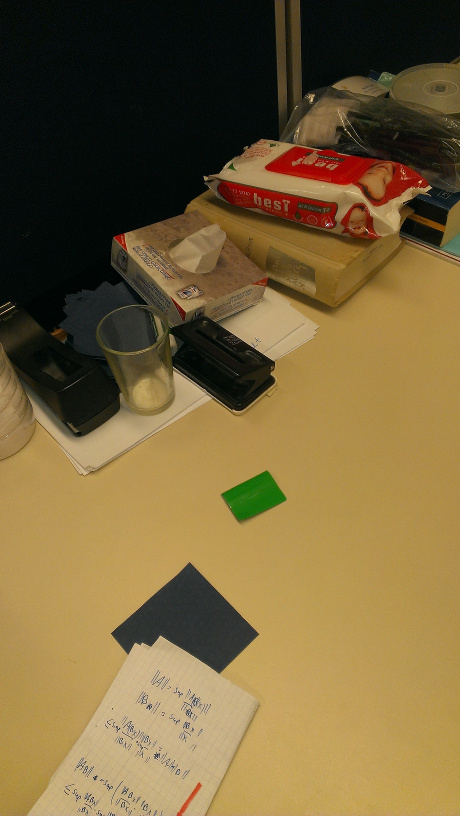
#> input picture cupScanner/green1.jpg, 460 x 816 px
$ python cupScanner.py   (Python 2 division)
#> lines starting #> are read from the running program, lines starting #| are printed output that depends on the picture; after the words box and inside, x2 and y2 are one past the last pixel; in counts of white or black regions, pixels touching at a corner belong together
### cupScanner/SC.py
from numpy import *
from scipy.interpolate import Rbf,InterpolatedUnivariateSpline,interp1d
import math
# Hungurian algorithm implementation
import munkres
from utils import get_points_from_img,get_elements,bookenstain
import time
import heapq
import cv
import sys

seterr(all='ignore')

def logspace(d1, d2, n):
    sp =  [( 10 **(d1 + k * (d2-d1)/(n - 1)))   for k in xrange(0, n -1)]
    sp.append(10 ** d2)
    return sp

def euclid_distance(p1,p2):
    return math.sqrt( ( p2[0] - p1[0] ) ** 2 + ( p2[1] - p1[1] ) ** 2 )


def get_angle(p1,p2):
    """Return angle in radians"""
    return math.atan2((p2[1] - p1[1]),(p2[0] - p1[0]))


class SC(object):

    HUNGURIAN = 1

    def __init__(self,nbins_r=5,nbins_theta=12,r_inner=0.1250,r_outer=2.0):
        self.nbins_r        = nbins_r
        self.nbins_theta    = nbins_theta
        self.r_inner        = r_inner
        self.r_outer        = r_outer
        self.nbins          = nbins_theta*nbins_r


    def _dist2(self, x, c):
        result = zeros((len(x), len(c)))
        for i in xrange(len(x)):
            for j in xrange(len(c)):
                result[i,j] = euclid_distance(x[i],c[j])
        return result


    def _get_angles(self, x):
        result = zeros((len(x), len(x)))
        for i in xrange(len(x)):
            for j in xrange(len(x)):
                result[i,j] = get_angle(x[i],x[j])
        return result


    # [7 lines left out: function get_mean, not called in this run]


    def compute(self,points,r=None):
        t = time.time()
        r_array = self._dist2(points,points)
        mean_dist = r_array.mean()
        r_array_n = r_array / mean_dist

        r_bin_edges = logspace(log10(self.r_inner),log10(self.r_outer),self.nbins_r)

        r_array_q = zeros((len(points),len(points)), dtype=int)
        for m in xrange(self.nbins_r):
           r_array_q +=  (r_array_n < r_bin_edges[m])

        fz = r_array_q > 0

        theta_array = self._get_angles(points)
        # 2Pi shifted
        theta_array_2 = theta_array + 2*math.pi * (theta_array < 0)
        theta_array_q = 1 + floor(theta_array_2 /(2 * math.pi / self.nbins_theta))
        # norming by mass(mean) angle v.0.1 ############################################
        # By Andrey Nikishaev
        #theta_array_delta = theta_array - theta_array.mean()
        #theta_array_delta_2 = theta_array_delta + 2*math.pi * (theta_array_delta < 0)
        #theta_array_q = 1 + floor(theta_array_delta_2 /(2 * math.pi / self.nbins_theta))
        ################################################################################


        BH = zeros((len(points),self.nbins))
        for i in xrange(len(points)):
            sn = zeros((self.nbins_r, self.nbins_theta))
            for j in xrange(len(points)):
                if (fz[i, j]):
                    sn[r_array_q[i, j] - 1, theta_array_q[i, j] - 1] += 1
            BH[i] = sn.reshape(self.nbins)

        print 'PROFILE TOTAL COST: ' + str(time.time()-t)

        return BH


    # [121 lines left out: functions _cost, cost, __hungurian_method, quick_diff, diff, get_contextes and 1 more, not called in this run]


### cupScanner/cupScanner.py
import sys
import time
import numpy as np
import cv2

from SC import SC


def sample_contours_from_binary_img(bw_img, sample_size, low_th=50, high_th=200):

    """
    :param bw_img: (ndarray) Image to get contour sample from
    :param sample_size: (int) Maximal number of samples
    :return: (array) A 2D array of coordinates (x,y) sampled from the contour
    """
    contour_img = cv2.Canny(bw_img, low_th, high_th)
    contours, dont_care = cv2.findContours(contour_img, cv2.RETR_EXTERNAL, cv2.CHAIN_APPROX_NONE)

    contours_samples = []

    for contour in contours:
        contour_samples_count = min(len(contour), sample_size)
        contour_samples_count = sample_size
        contour_samples = np.ndarray((contour_samples_count, 1, 2), contours[0].dtype)

        marker_step = max((float)(len(contour)) / (float)(sample_size), 1)
        contour_marker = 0
        contour_idx = 0
        for sample_idx in xrange(0, contour_samples_count):
            if (contour_idx >= len(contour)):
                #break
                contour_marker = 0
                contour_idx = 0
            contour_samples[sample_idx, :, :] = contour[contour_idx].copy()

            contour_marker += marker_step
            contour_idx = round(contour_marker)

        contours_samples.append(contour_samples)

    '''
    contour_marker = 0
    for contour in contours:
        while 1:
            if (round(contour_marker) >= len(contour)):
                break
            contour_samples.append(contour[round(contour_marker)][0])
            contour_marker += max(marker_step, 1)
        contour_marker -= len(contour)
    '''

    return contours_samples


if __name__ == '__main__':

    src = cv2.imread('green1.jpg')
#> src is the input picture: shape (816, 460, 3); mean B, G, R 59.1, 100.6, 121.1

    print type(src), src.shape, src.size
#| <class 'numpy.ndarray'> (816, 460, 3) 1126080
    blue = src[:, :, 0]
    print type(blue), blue.shape, blue.size
#| <class 'numpy.ndarray'> (816, 460) 375360
    green = src[:, :, 1]
    red = src[:, :, 2]

    cv2.imshow('all', src)
    cv2.waitKey(0)

    start = time.time()

    for rowIdx in xrange(0, src.shape[0]):
        for colIdx in xrange(0, src.shape[1]):
            blue = src.item((rowIdx, colIdx, 0))
            green = src.item((rowIdx, colIdx, 1))
            red = src.item((rowIdx, colIdx, 2))
            if (blue * 2 > green) | (red * 2 > green) | (green < 50):
                src.itemset((rowIdx, colIdx, 1), 0)
            else:
                src.itemset((rowIdx, colIdx, 1), 255)
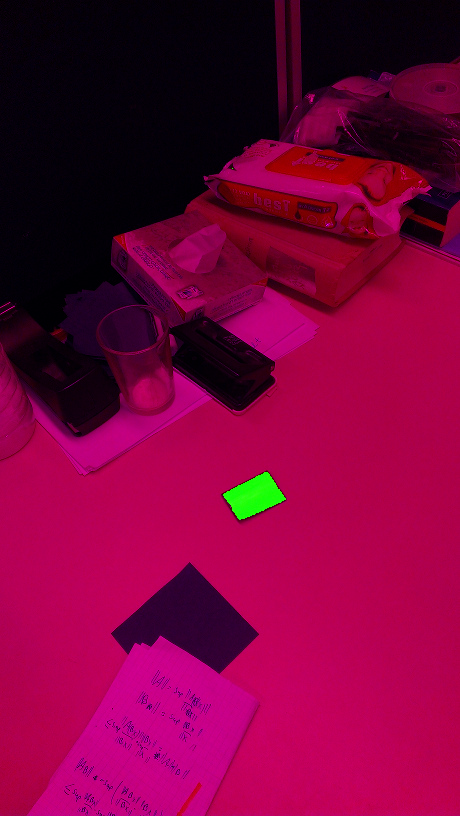
#> src: shape (816, 460, 3); mean B, G, R 59.1, 1.1, 121.1

    src_test = cv2.imread('green_test.jpg')
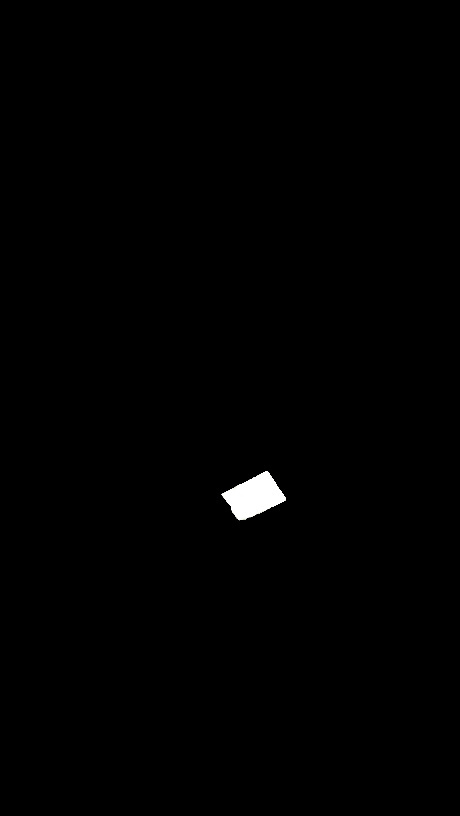
#> input picture cupScanner/green_test.jpg, 460 x 816 px
#> src_test is the input picture: shape (816, 460, 3); mean B, G, R 1.2, 1.2, 1.2

    '''
    pts, hierarchy = cv2.findContours(dst, cv2.RETR_EXTERNAL, cv2.CHAIN_APPROX_NONE)
    pts_test, h_crap = cv2.findContours(dst_test, cv2.RETR_EXTERNAL, cv2.CHAIN_APPROX_NONE)
    pts = pts[0][:, 0, :]
    pts_test = pts_test[0][:, 0, :]

    contour = np.ndarray((100, 2))
    contour_test = np.ndarray((100, 2))

    ratio = min(math.floor(pts.shape[0] / 100), 1)
    for point in xrange(0, pts.shape[0], ratio):
        contour[point] = pts[point]

    ratio = math.min(math.floor(pts_test.shape[0] / 100), 1)
    for point in xrange(0, pts_test.shape[0], ratio):
        contour_test[point] = pts_test[point]
    '''

    input_samples = sample_contours_from_binary_img(src[:, :, 1], 100)
#> in sample_contours_from_binary_img, `contour_img = cv2.Canny(bw_img, low_th, high_th)`:
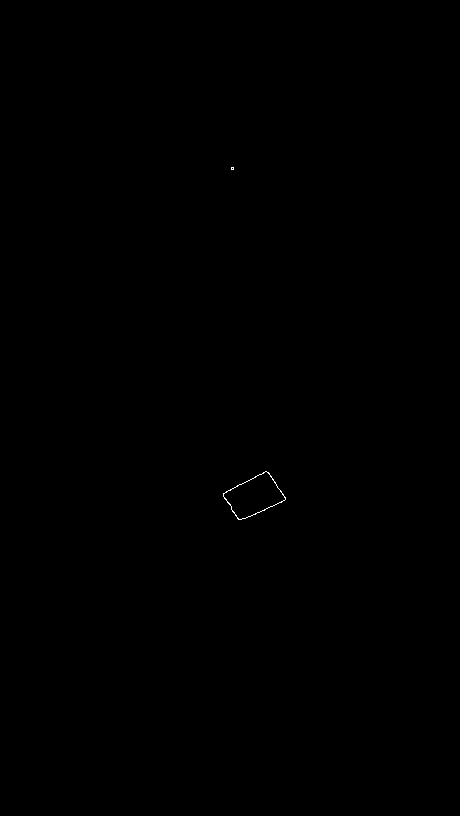
#> contour_img: shape (816, 460); 0.05% white in thin lines or dots, all inside (x1, y1, x2, y2) = (223, 167, 286, 520)
#> in sample_contours_from_binary_img, `contour_img = cv2.Canny(bw_img, low_th, high_th)`: bw_img: shape (816, 460); 0.45% white; 2 white regions (1 under 20 px)
#> in sample_contours_from_binary_img, `contours, dont_care = cv2.findContours(contour_img, cv2.RETR_EXTERNAL,..`: contours = 2 contours, 1 with area under 20; largest, box (x1, y1, x2, y2) and area: (223, 471, 286, 520) 1682; dont_care = [[1, -1, -1, -1], [-1, 0, -1, -1]]
#> the loop in sample_contours_from_binary_img, `for contour in contours:` made 2 passes
#> marker_step on passes 1 to 2: 1.45, 1
#> after the loop in sample_contours_from_binary_img, `for contour in contours:`: contours_samples = 2 contours; box (x1, y1, x2, y2) and area: (223, 471, 286, 520) 1684, (231, 167, 234, 170) 49
#> input_samples has the same summary as contours_samples in sample_contours_from_binary_img
    test_contour_samples = sample_contours_from_binary_img(src_test[:, :, 1], 100)
#> in sample_contours_from_binary_img (call 2), `contour_img = cv2.Canny(bw_img, low_th, high_th)`: contour_img: shape (816, 460); 0.05% white in thin lines or dots, all inside (x1, y1, x2, y2) = (221, 471, 286, 521)
#> in sample_contours_from_binary_img (call 2), `contours, dont_care = cv2.findContours(contour_img, cv2.RETR_EXTERNAL,..`: contours = 1 contour; box (x1, y1, x2, y2) and area: (221, 471, 286, 521) 1813; dont_care = [[-1, -1, -1, -1]]
#> the loop in sample_contours_from_binary_img (call 2), `for contour in contours:` made 1 pass
#> marker_step on pass 1: 1.5
#> after the loop in sample_contours_from_binary_img (call 2), `for contour in contours:`: contours_samples = 1 contour; box (x1, y1, x2, y2) and area: (221, 471, 286, 521) 1812
#> test_contour_samples has the same summary as contours_samples in sample_contours_from_binary_img

    '''
    #debug

    test_contours_img = np.zeros(src_test.shape)
    src_contours_img = np.zeros(src.shape)

    cv2.drawContours(src_contours_img, contour_samples, -1, (255, 255, 255))
    cv2.drawContours(test_contours_img, test_contour_samples, -1, (255, 255, 255))

    cv2.imshow("contours_test", test_contours_img)
    cv2.imshow("contours", src_contours_img)
    cv2.waitKey(0)

    #end debug
    '''

    sc = SC()
    test_contour_SC = sc.compute(test_contour_samples[0][:, 0, :])
#> in _dist2, `result = zeros((len(x), len(c)))`: result: shape (100, 100) float64; every value is 0
#> the loop in _dist2, `for i in xrange(len(x)):` made 100 passes
#> after the loop in _dist2, `for i in xrange(len(x)):`:
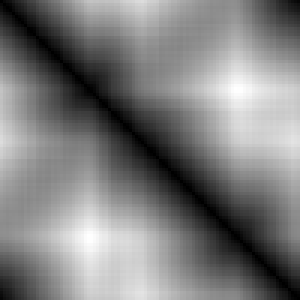
#> result: shape (100, 100) float64 (shown 3 times larger); min 0, max 64.28, mean 31.6; drawn with min black and max white
#> in compute, `mean_dist = r_array.mean()`: mean_dist = 31.63
#> after the loop in compute, `for m in xrange(self.nbins_r):`:
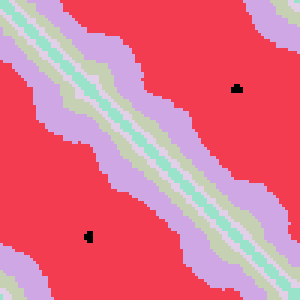
#> r_array_q: shape (100, 100) int64 (shown 3 times larger); 6 distinct labels, from 0 to 5; one colour per label, 0 black
#> in compute, `fz = r_array_q > 0`: fz: shape (100, 100) bool; 99.8% white; black in thin lines or dots, all inside (x1, y1, x2, y2) = (28, 28, 81, 81)
#> the loop in _get_angles, `for i in xrange(len(x)):` made 100 passes
#> after the loop in _get_angles, `for i in xrange(len(x)):`:
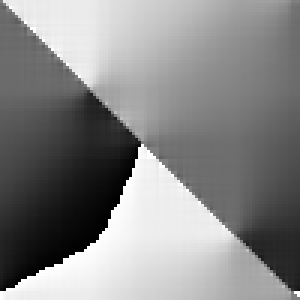
#> result: shape (100, 100) float64 (shown 3 times larger); min -3.13, max 3.14, mean 0.21; drawn with min black and max white
#> in compute, `theta_array_2 = theta_array + 2*math.pi * (theta_array < 0)`:
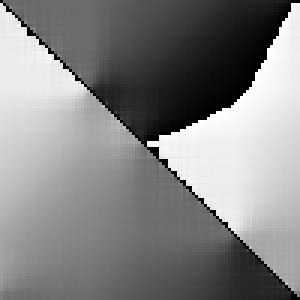
#> theta_array_2: shape (100, 100) float64 (shown 3 times larger); min 0, max 6.27, mean 3.27; drawn with min black and max white
#> in compute, `BH = zeros((len(points),self.nbins))`: BH: shape (100, 60) float64; every value is 0
#> the loop in compute, `for i in xrange(len(points)):` made 1 pass
#> (the run stopped early here; a loop or call above may not have finished)
